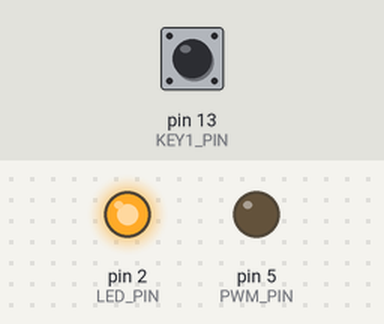
A sketch run on a simulated Arduino Uno, built for the host (arithmetic inside an expression is 32-bit, double 64-bit). Shown: output pins drawn as LEDs (lit = HIGH). The inputs (shaded band) are chosen by the test bench; at power-on: pin 13 (KEY1_PIN) HIGH.

Above: at 1.2 s.
1.3 s: pin 13 (KEY1_PIN) pulled LOW for 0.15 s
At 2.2 s:
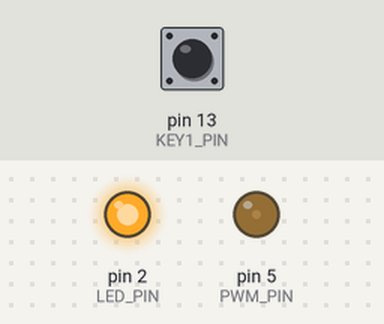
2.9 s: pin 13 (KEY1_PIN) pulled LOW for 1 s
At 4.7 s:
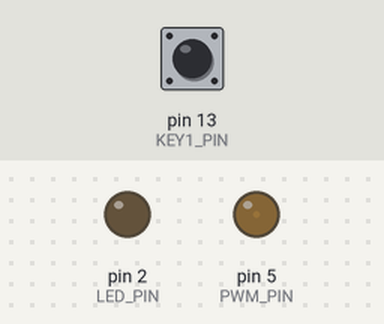
5.4 s: pin 13 (KEY1_PIN) pulled LOW for 3.2 s
At 9.5 s:
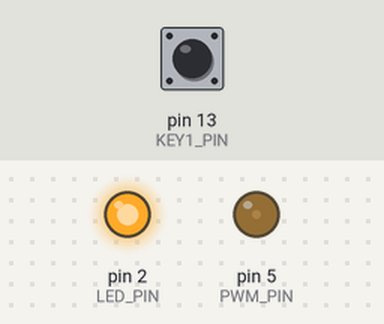
Timing chart, 0 to 11.0 s (numbered marks = the images above; inputs shaded):
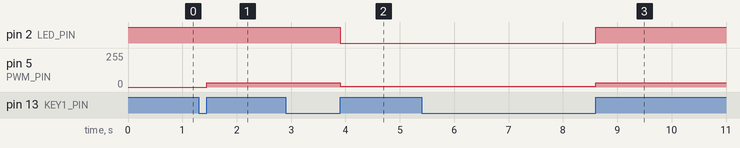

Measured:
- after the input at 1.3 s, pin 5 (PWM_PIN): 0/255 → 32/255 after 0.15 s
- after the input at 2.9 s, pin 2 (LED_PIN): HIGH → LOW after 1.0 s; pin 5 (PWM_PIN): 32/255 → 7/255 after 1.0 s
- after the input at 5.4 s, pin 2 (LED_PIN): LOW → HIGH after 3.2 s; pin 5 (PWM_PIN): 7/255 → 32/255 after 3.2 s

The sketch:

light.ino
```cpp
#define LED_PIN 2

#define PWM_PIN   5
#define PWM_Freq  50

//最大255
#define PWM_On_Duty     32  //开灯占空比
#define PWM_Off_Duty    7   //关灯占空比
#define PWM_Stand_Duty  19  //待机占空比

#define KEY_PIN     12
#define KEY1_PIN    13

uint8 Status  = 0, Status_Last = 0;
uint8 Key_Tim = 0;

uint8 PWM_Duty;

int val;

void setup() {
  // put your setup code here, to run once:
  Led_Init();
  Pwm_Init();
  Key_Init();
}

void loop() {
  // put your main code here, to run repeatedly:
  Key_Scanf();
  if(Status_Last != Status)
  {
    Status_Last = Status;

    if(Status)  PWM_Duty = PWM_On_Duty;
    else        PWM_Duty = PWM_Off_Duty;
  }

  analogWrite(PWM_PIN,PWM_Duty);
}

void Led_Init(void)
{
    pinMode(LED_PIN,OUTPUT);      //设置引脚模式
    digitalWrite(LED_PIN, HIGH);
}

void Pwm_Init(void)
{
  pinMode(PWM_PIN,OUTPUT);      //设置引脚模式
  analogWriteFreq(PWM_Freq);
  analogWrite(PWM_PIN,0);
}

void Key_Init(void)
{
  pinMode(KEY1_PIN, INPUT_PULLUP);
}

void Key_Scanf(void)
{
  val = digitalRead(KEY1_PIN);
  if(val == LOW)
  {
    if(Key_Tim < 255) Key_Tim++;
  }
  else
  {
    if(Key_Tim > 50)
    {
      Status ^= 1;
      digitalWrite(LED_PIN, Status);
    }
    Key_Tim = 0;
  }
}
```
